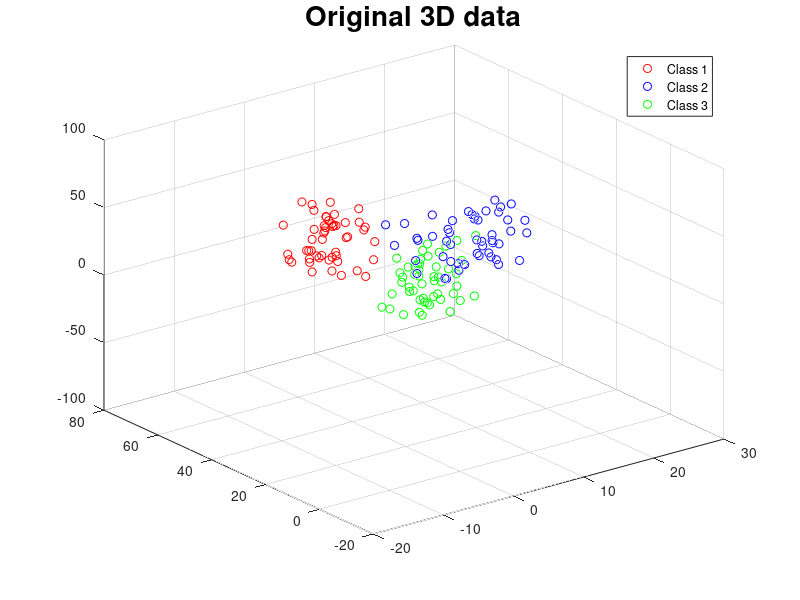

Here is the MATLAB script that generated this plot: (Note: this script raises an error after producing the figure.)
% How much data
l = 50;

% Data for the first class
x1 = 2*randn(1, l);
y1 = 50 + 5*randn(1, l);
z1 = 1:l;

% Data for the second class
x2 = 5*randn(1, l);
y2 = -4 + 2*randn(1, l);
z2 = 2*l:-1:l+1;

% Data for the third class
x3 = 15 + 3*randn(1, l);
y3 = 50 + 2*randn(1, l);
z3 = -l:-1;

% Create the data matrix by using C style array
A = [x1 x2 x3];
B = [y1 y2 y3];
C = [z1 z2 z3];
X = [A; B; C];

% Create class ID, indexing from zero
y = [0*ones(1, l), 1*ones(1, l), 2*ones(1, l)];

% How many dimensions
c = 2;

% Plot original data
close all
scatter3(x1, y1, z1, 'r')
hold on
scatter3(x2, y2, z2, 'b')
hold on
scatter3(x3, y3, z3, 'g')
title('Original 3D data', 'FontSize', 20)
legend('Class 1', 'Class 2', 'Class 3')

% Do LDA for 2D
[P, W] = lda(X, y, c);

% Plot 2D were P is a c x l matrix
figure
scatter(P(1, 1:l), P(2,1:l), 'r')
hold on
scatter(P(1,l+1:2*l), P(2, l+1:2*l), 'b')
hold on
scatter(P(1, 2*l+1:3*l), P(2, 2*l+1:3*l), 'g')
grid on
title('Dimension reduction 2D data', 'FontSize', 20)
legend('Class 1', 'Class 2', 'Class 3')

% How many dimensions
c = 1;

% Do LDA for 1D
[P, W] = lda(X, y, c);

% Plot 1D were P is a c x l matrix
figure
scatter(P(1, 1:l), 0*P(1, 1:l), 'r')
hold on
scatter(P(1, l+1:2*l), 0*P(1, l+1:2*l), 'b')
hold on
scatter(P(1, 2*l+1:3*l), 0*P(1, 2*l+1:3*l), 'g')
grid on
title('Dimension reduction 1D data', 'FontSize', 20)
legend('Class 1', 'Class 2', 'Class 3')
